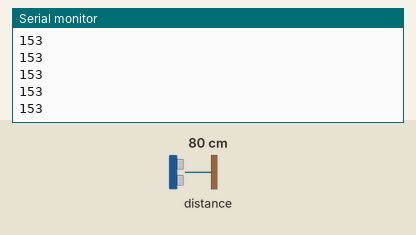
This sketch was run on a simulated Arduino Uno, built with avr-gcc and run on an emulated ATmega328P. On the bench: the last lines printed to the serial monitor. The inputs (shaded band) are chosen by the test bench; at power-on: distance to the obstacle 80 cm.

Above: at 1.2 s.
1.3 s: distance to the obstacle set to 2 cm
At 2.0 s:
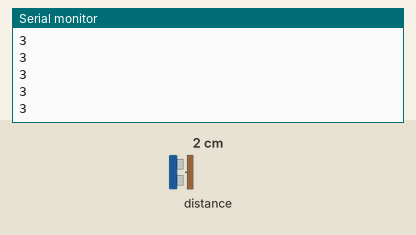
2.8 s: distance to the obstacle set to 4 cm
At 3.4 s:
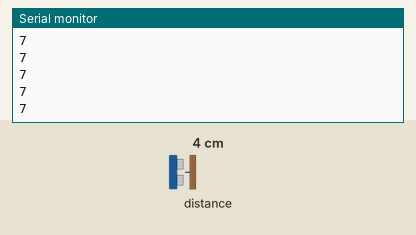
Timing chart, 0 to 5.8 s (numbered marks = the images above; inputs shaded):
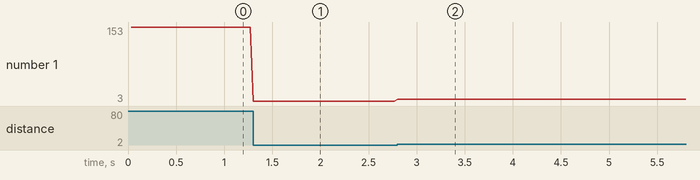

Measured:
- after the input at 1.3 s, the serial monitor: prints a new line at once (image 1)
- after the input at 2.8 s, the serial monitor: prints a new line at once (image 2)
- plotted number 1: 153 → 3 after the input at 1.3 s, 3 → 7 after the input at 2.8 s

The sketch:

guitar_freind.ino
```cpp
#include <Wire.h>
#include <VL53L0X.h>

VL53L0X sensor;

#define drive_bourd 3

int right_sensor;

void setup() {
  Serial.begin(9600);
  Wire.begin();

  //initalize sensor
  sensor.init();
  sensor.setTimeout(500);
  sensor.startContinuous();
}

void loop() {
 if (sensor.timeoutOccurred()) { Serial.print(" TIMEOUT"); }

  right_sensor = map(sensor.readRangeContinuousMillimeters(), 0, 1300, 0, 250);

  Serial.println(right_sensor);

}
```
